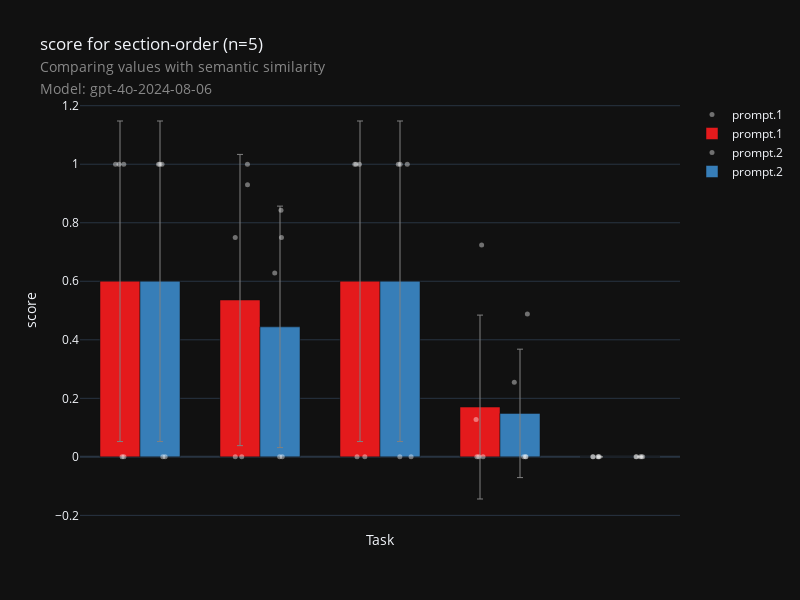

The notebook cell this image was saved under:
### Code cell
fig, df = check_visualization(
    "doc-checklist",
    "section-order",
    metric="semantic_similarity",
    score="score",
    model=MODEL,
    aggregation_level=0
)
fig.show()

### Figure 1 — Plotly figure (JSON) as saved in the notebook; plotly's stock layout.template omitted (floating-point values rounded to 4 significant figures)
{"data": [{"hovertext": ["10.1038_embor.2009.217", "10.1038_embor.2009.217", "10.1038_embor.2009.217", "10.1038_embor.2009.217", "10.1038_embor.2009.217", "EMBOJ-2024-119734R", "EMBOJ-2024-119734R", "EMBOJ-2024-119734R", "EMBOJ-2024-119734R", "EMBOJ-2024-119734R", "EMBOR-2025-61250V2", "EMBOR-2025-61250V2", "EMBOR-2025-61250V2", "EMBOR-2025-61250V2", "EMBOR-2025-61250V2", "EMM-2025-21341", "EMM-2025-21341", "EMM-2025-21341", "EMM-2025-21341", "EMM-2025-21341", "EMM-2025-21532", "EMM-2025-21532", "EMM-2025-21532", "EMM-2025-21532", "EMM-2025-21532"], "marker": {"color": "white", "line": {"color": "white", "width": 0}, "opacity": 0.4, "size": 5}, "mode": "markers", "name": "prompt.1", "showlegend": true, "type": "scatter", "x": [-0.1751, 0.7935, 1.79, 2.8, 3.776, -0.1352, 0.8958, 1.801, 2.847, 3.773, -0.134, 0.794, 1.874, 2.823, 3.828, -0.2039, 0.8953, 1.829, 2.859, 3.821, -0.1492, 0.8479, 1.809, 2.808, 3.816], "y": [1.0, 0.75, 1.0, 0.1274, 0.0, 1.0, 0.9295, 1.0, 0.7236, 0.0, 0.0, 0.0, 0.0, 0.0, 0.0, 1.0, 1.0, 1.0, 0.0, 0.0, 0.0, 0.0, 0.0, 0.0, 0.0]}, {"error_y": {"array": [0.4976, 0.5477, 0.0, 0.5477, 0.3142], "color": "grey", "thickness": 1, "type": "data", "visible": true, "width": 3}, "hovertext": ["Field: missing_sections<br>0.5359048128128052: 0.536<br>Prompt: prompt.1", "Field: sections_as_in_manuscript<br>0.6: 0.600<br>Prompt: prompt.1", "Field: sections_to_move<br>0.0: 0.000<br>Prompt: prompt.1", "Field: sections_to_remove<br>0.6: 0.600<br>Prompt: prompt.1", "Field: sections_to_rename<br>0.17019337515036265: 0.170<br>Prompt: prompt.1"], "marker": {"color": "rgb(228,26,28)"}, "name": "prompt.1", "showlegend": true, "type": "bar", "width": 0.3333, "x": [0.8333, -0.1667, 3.833, 1.833, 2.833], "y": [0.5359, 0.6, 0.0, 0.6, 0.1702]}, {"hovertext": ["10.1038_embor.2009.217", "10.1038_embor.2009.217", "10.1038_embor.2009.217", "10.1038_embor.2009.217", "10.1038_embor.2009.217", "EMBOJ-2024-119734R", "EMBOJ-2024-119734R", "EMBOJ-2024-119734R", "EMBOJ-2024-119734R", "EMBOJ-2024-119734R", "EMBOR-2025-61250V2", "EMBOR-2025-61250V2", "EMBOR-2025-61250V2", "EMBOR-2025-61250V2", "EMBOR-2025-61250V2", "EMM-2025-21341", "EMM-2025-21341", "EMM-2025-21341", "EMM-2025-21341", "EMM-2025-21341", "EMM-2025-21532", "EMM-2025-21532", "EMM-2025-21532", "EMM-2025-21532", "EMM-2025-21532"], "marker": {"color": "white", "line": {"color": "white", "width": 0}, "opacity": 0.4, "size": 5}, "mode": "markers", "name": "prompt.2", "showlegend": true, "type": "scatter", "x": [0.1835, 1.179, 2.227, 3.216, 4.179, 0.1547, 1.123, 2.168, 3.228, 4.168, 0.1654, 1.175, 2.153, 3.119, 4.138, 0.2095, 1.185, 2.259, 3.197, 4.133, 0.1905, 1.164, 2.165, 3.212, 4.189], "y": [1.0, 0.75, 1.0, 0.0, 0.0, 1.0, 0.6287, 1.0, 0.4878, 0.0, 1.0, 0.8424, 1.0, 0.2548, 0.0, 0.0, 0.0, 0.0, 0.0, 0.0, 0.0, 0.0, 0.0, 0.0, 0.0]}, {"error_y": {"array": [0.4125, 0.5477, 0.0, 0.5477, 0.2194], "color": "grey", "thickness": 1, "type": "data", "visible": true, "width": 3}, "hovertext": ["Field: missing_sections<br>0.44422330856323244: 0.444<br>Prompt: prompt.2", "Field: sections_as_in_manuscript<br>0.6: 0.600<br>Prompt: prompt.2", "Field: sections_to_move<br>0.0: 0.000<br>Prompt: prompt.2", "Field: sections_to_remove<br>0.6: 0.600<br>Prompt: prompt.2", "Field: sections_to_rename<br>0.14851981898148855: 0.149<br>Prompt: prompt.2"], "marker": {"color": "rgb(55,126,184)"}, "name": "prompt.2", "showlegend": true, "type": "bar", "width": 0.3333, "x": [1.167, 0.1667, 4.167, 2.167, 3.167], "y": [0.4442, 0.6, 0.0, 0.6, 0.1485]}], "layout": {"boxmode": "group", "height": 600, "showlegend": true, "title": {"text": "score for section-order (n=5)<br><span style=\"font-size: 0.8em; color: #888;\">Comparing values with semantic similarity</span><br><span style=\"font-size: 0.8em; color: #888;\">Model: gpt-4o-2024-08-06</span>"}, "width": 800, "xaxis": {"range": [-0.5, 4.5], "tickangle": 45, "ticktext": ["sections_as_in_manuscript", "missing_sections", "sections_to_remove", "sections_to_rename", "sections_to_move"], "tickvals": ["sections_as_in_manuscript", "missing_sections", "sections_to_remove", "sections_to_rename", "sections_to_move"], "title": {"text": "Task"}}, "yaxis": {"title": {"text": "score"}}}}
